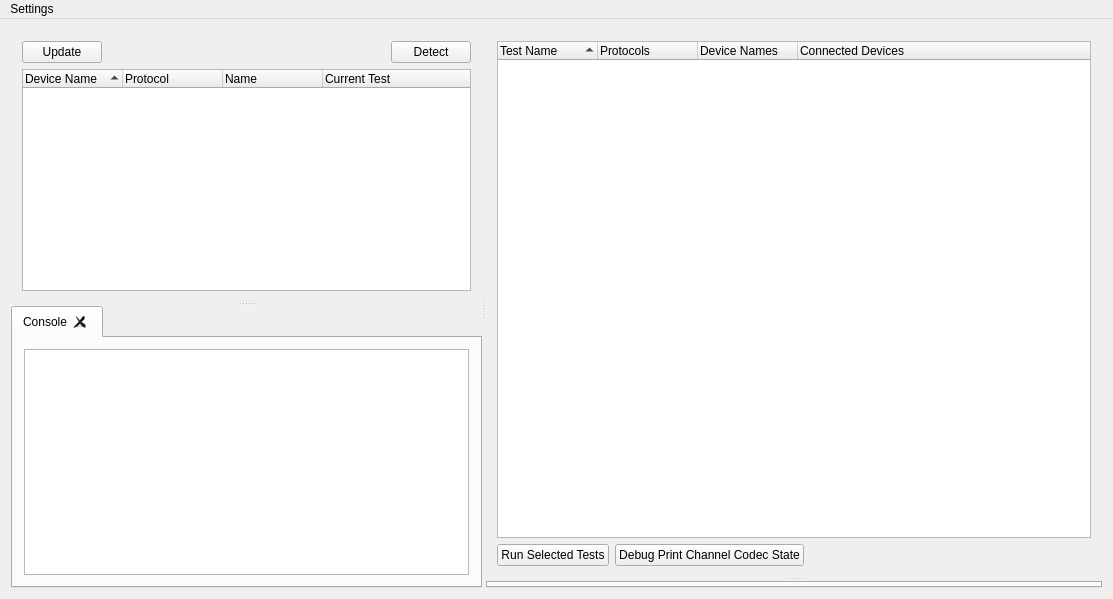
<?xml version="1.0" encoding="UTF-8"?>
<ui version="4.0">
 <class>MainWindow</class>
 <widget class="QMainWindow" name="MainWindow">
  <property name="geometry">
   <rect>
    <x>0</x>
    <y>0</y>
    <width>1113</width>
    <height>599</height>
   </rect>
  </property>
  <property name="windowTitle">
   <string>MainWindow</string>
  </property>
  <widget class="QWidget" name="centralWidget">
   <layout class="QVBoxLayout" name="verticalLayout_3">
    <item>
     <widget class="QSplitter" name="splitter_3">
      <property name="orientation">
       <enum>Qt::Horizontal</enum>
      </property>
      <widget class="QSplitter" name="splitter_2">
       <property name="orientation">
        <enum>Qt::Vertical</enum>
       </property>
       <widget class="QWidget" name="layoutWidget">
        <layout class="QVBoxLayout" name="verticalLayout_2">
         <item>
          <layout class="QHBoxLayout" name="horizontalLayout">
           <item>
            <widget class="QPushButton" name="update_devices_list_button">
             <property name="text">
              <string>Update</string>
             </property>
            </widget>
           </item>
           <item>
            <spacer name="horizontalSpacer">
             <property name="orientation">
              <enum>Qt::Horizontal</enum>
             </property>
             <property name="sizeHint" stdset="0">
              <size>
               <width>40</width>
               <height>20</height>
              </size>
             </property>
            </spacer>
           </item>
           <item>
            <widget class="QPushButton" name="device_detect_button">
             <property name="text">
              <string>Detect</string>
             </property>
            </widget>
           </item>
          </layout>
         </item>
         <item>
          <widget class="QTreeWidget" name="devices_list">
           <property name="mouseTracking">
            <bool>false</bool>
           </property>
           <property name="contextMenuPolicy">
            <enum>Qt::CustomContextMenu</enum>
           </property>
           <property name="sortingEnabled">
            <bool>true</bool>
           </property>
           <attribute name="headerCascadingSectionResizes">
            <bool>false</bool>
           </attribute>
           <column>
            <property name="text">
             <string>Device Name</string>
            </property>
           </column>
           <column>
            <property name="text">
             <string>Protocol</string>
            </property>
           </column>
           <column>
            <property name="text">
             <string>Name</string>
            </property>
           </column>
           <column>
            <property name="text">
             <string>Current Test</string>
            </property>
           </column>
          </widget>
         </item>
        </layout>
       </widget>
       <widget class="QTabWidget" name="tabWidget">
        <property name="currentIndex">
         <number>0</number>
        </property>
        <property name="tabsClosable">
         <bool>true</bool>
        </property>
        <property name="movable">
         <bool>true</bool>
        </property>
        <widget class="QWidget" name="ConsoleTab">
         <attribute name="title">
          <string>Console</string>
         </attribute>
         <layout class="QHBoxLayout" name="horizontalLayout_2">
          <item>
           <widget class="QTextEdit" name="console_edit">
            <property name="lineWrapMode">
             <enum>QTextEdit::NoWrap</enum>
            </property>
            <property name="readOnly">
             <bool>true</bool>
            </property>
           </widget>
          </item>
         </layout>
        </widget>
       </widget>
      </widget>
      <widget class="QSplitter" name="splitter">
       <property name="orientation">
        <enum>Qt::Vertical</enum>
       </property>
       <widget class="QWidget" name="layoutWidget">
        <layout class="QVBoxLayout" name="verticalLayout">
         <item>
          <widget class="QTreeWidget" name="tests_list">
           <property name="contextMenuPolicy">
            <enum>Qt::CustomContextMenu</enum>
           </property>
           <property name="selectionMode">
            <enum>QAbstractItemView::ExtendedSelection</enum>
           </property>
           <property name="sortingEnabled">
            <bool>true</bool>
           </property>
           <column>
            <property name="text">
             <string>Test Name</string>
            </property>
           </column>
           <column>
            <property name="text">
             <string>Protocols</string>
            </property>
           </column>
           <column>
            <property name="text">
             <string>Device Names</string>
            </property>
           </column>
           <column>
            <property name="text">
             <string>Connected Devices</string>
            </property>
           </column>
          </widget>
         </item>
         <item>
          <layout class="QHBoxLayout" name="horizontalLayout_3">
           <item>
            <widget class="QPushButton" name="run_test_script_button">
             <property name="text">
              <string>Run Selected Tests</string>
             </property>
            </widget>
           </item>
           <item>
            <widget class="QPushButton" name="debug_print_channel_codec_state">
             <property name="text">
              <string>Debug Print Channel Codec State</string>
             </property>
            </widget>
           </item>
           <item>
            <spacer name="horizontalSpacer_2">
             <property name="orientation">
              <enum>Qt::Horizontal</enum>
             </property>
             <property name="sizeHint" stdset="0">
              <size>
               <width>40</width>
               <height>20</height>
              </size>
             </property>
            </spacer>
           </item>
          </layout>
         </item>
        </layout>
       </widget>
       <widget class="QTabWidget" name="test_tabs">
        <property name="tabsClosable">
         <bool>true</bool>
        </property>
        <property name="movable">
         <bool>true</bool>
        </property>
       </widget>
      </widget>
     </widget>
    </item>
   </layout>
  </widget>
  <widget class="QMenuBar" name="menuBar">
   <property name="geometry">
    <rect>
     <x>0</x>
     <y>0</y>
     <width>1113</width>
     <height>21</height>
    </rect>
   </property>
   <widget class="QMenu" name="menuSettings">
    <property name="title">
     <string>Settings</string>
    </property>
    <addaction name="actionPaths"/>
   </widget>
   <addaction name="menuSettings"/>
  </widget>
  <action name="actionPaths">
   <property name="text">
    <string>Paths ...</string>
   </property>
  </action>
 </widget>
 <layoutdefault spacing="6" margin="11"/>
 <resources/>
 <connections>
  <connection>
   <sender>devices_list</sender>
   <signal>itemExpanded(QTreeWidgetItem*)</signal>
   <receiver>MainWindow</receiver>
   <slot>align_columns()</slot>
   <hints>
    <hint type="sourcelabel">
     <x>11</x>
     <y>113</y>
    </hint>
    <hint type="destinationlabel">
     <x>3</x>
     <y>112</y>
    </hint>
   </hints>
  </connection>
  <connection>
   <sender>devices_list</sender>
   <signal>itemCollapsed(QTreeWidgetItem*)</signal>
   <receiver>MainWindow</receiver>
   <slot>align_columns()</slot>
   <hints>
    <hint type="sourcelabel">
     <x>30</x>
     <y>149</y>
    </hint>
    <hint type="destinationlabel">
     <x>0</x>
     <y>147</y>
    </hint>
   </hints>
  </connection>
  <connection>
   <sender>devices_list</sender>
   <signal>itemChanged(QTreeWidgetItem*,int)</signal>
   <receiver>MainWindow</receiver>
   <slot>align_columns()</slot>
   <hints>
    <hint type="sourcelabel">
     <x>18</x>
     <y>178</y>
    </hint>
    <hint type="destinationlabel">
     <x>7</x>
     <y>178</y>
    </hint>
   </hints>
  </connection>
  <connection>
   <sender>devices_list</sender>
   <signal>itemEntered(QTreeWidgetItem*,int)</signal>
   <receiver>MainWindow</receiver>
   <slot>align_columns()</slot>
   <hints>
    <hint type="sourcelabel">
     <x>22</x>
     <y>216</y>
    </hint>
    <hint type="destinationlabel">
     <x>5</x>
     <y>215</y>
    </hint>
   </hints>
  </connection>
  <connection>
   <sender>tests_list</sender>
   <signal>itemChanged(QTreeWidgetItem*,int)</signal>
   <receiver>MainWindow</receiver>
   <slot>align_columns()</slot>
   <hints>
    <hint type="sourcelabel">
     <x>657</x>
     <y>184</y>
    </hint>
    <hint type="destinationlabel">
     <x>750</x>
     <y>181</y>
    </hint>
   </hints>
  </connection>
  <connection>
   <sender>tests_list</sender>
   <signal>itemEntered(QTreeWidgetItem*,int)</signal>
   <receiver>MainWindow</receiver>
   <slot>align_columns()</slot>
   <hints>
    <hint type="sourcelabel">
     <x>723</x>
     <y>217</y>
    </hint>
    <hint type="destinationlabel">
     <x>752</x>
     <y>216</y>
    </hint>
   </hints>
  </connection>
  <connection>
   <sender>tests_list</sender>
   <signal>itemExpanded(QTreeWidgetItem*)</signal>
   <receiver>MainWindow</receiver>
   <slot>align_columns()</slot>
   <hints>
    <hint type="sourcelabel">
     <x>724</x>
     <y>245</y>
    </hint>
    <hint type="destinationlabel">
     <x>749</x>
     <y>248</y>
    </hint>
   </hints>
  </connection>
  <connection>
   <sender>tests_list</sender>
   <signal>itemCollapsed(QTreeWidgetItem*)</signal>
   <receiver>MainWindow</receiver>
   <slot>align_columns()</slot>
   <hints>
    <hint type="sourcelabel">
     <x>726</x>
     <y>279</y>
    </hint>
    <hint type="destinationlabel">
     <x>749</x>
     <y>278</y>
    </hint>
   </hints>
  </connection>
 </connections>
 <slots>
  <slot>align_columns()</slot>
 </slots>
</ui>
